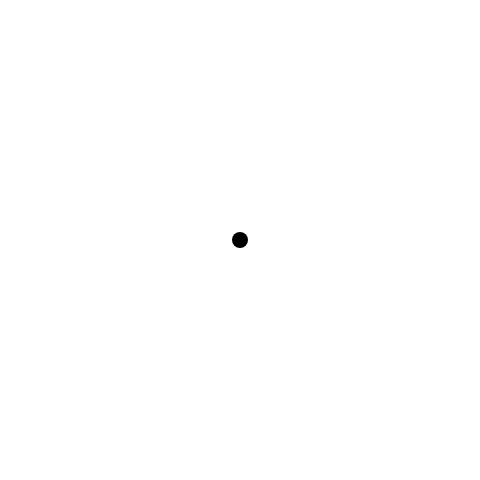
Frame 1 (no input)
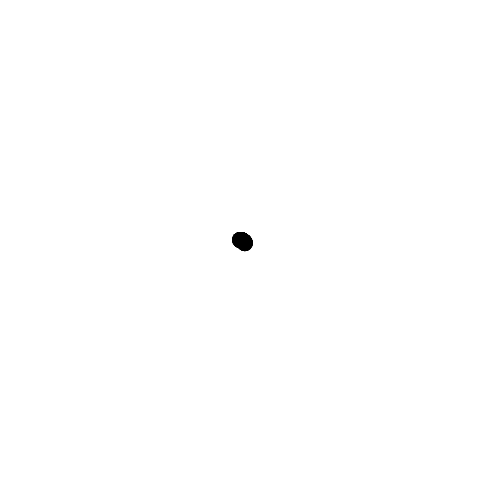
Frame 60 (no input)
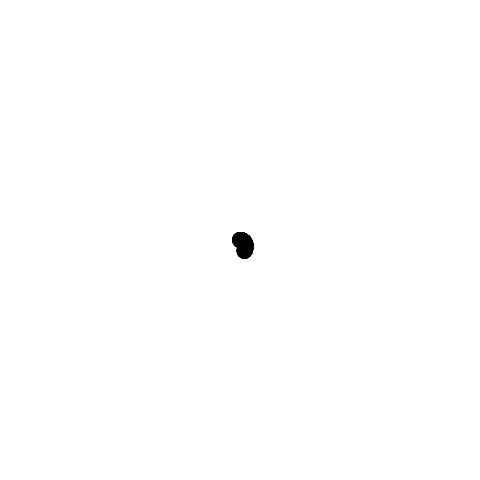
Frame 120 (the mouse pressed at the canvas centre since frame 60)

The p5.js sketch that drew these frames (run headless with seeded random() and noise() and a simulated clock; from frame 60 on, the mouse is pressed at the canvas centre):

// p5.js sketch
// ── sketch.js
// Learning Processing
// Daniel Shiffman
// http://www.learningprocessing.com

// Example 1-1: stroke and fill

var r =0;
var theta = 0;

function setup() {
  createCanvas(480, 480);
background(255);
}

function draw() {
  var x = r*cos(theta);
  var y = r *sin(theta);
  noStroke();
  fill(0);
  ellipse(x+width/2, y+height/2,16,16);

  theta += 0.01;
  r += 0.1;
}
